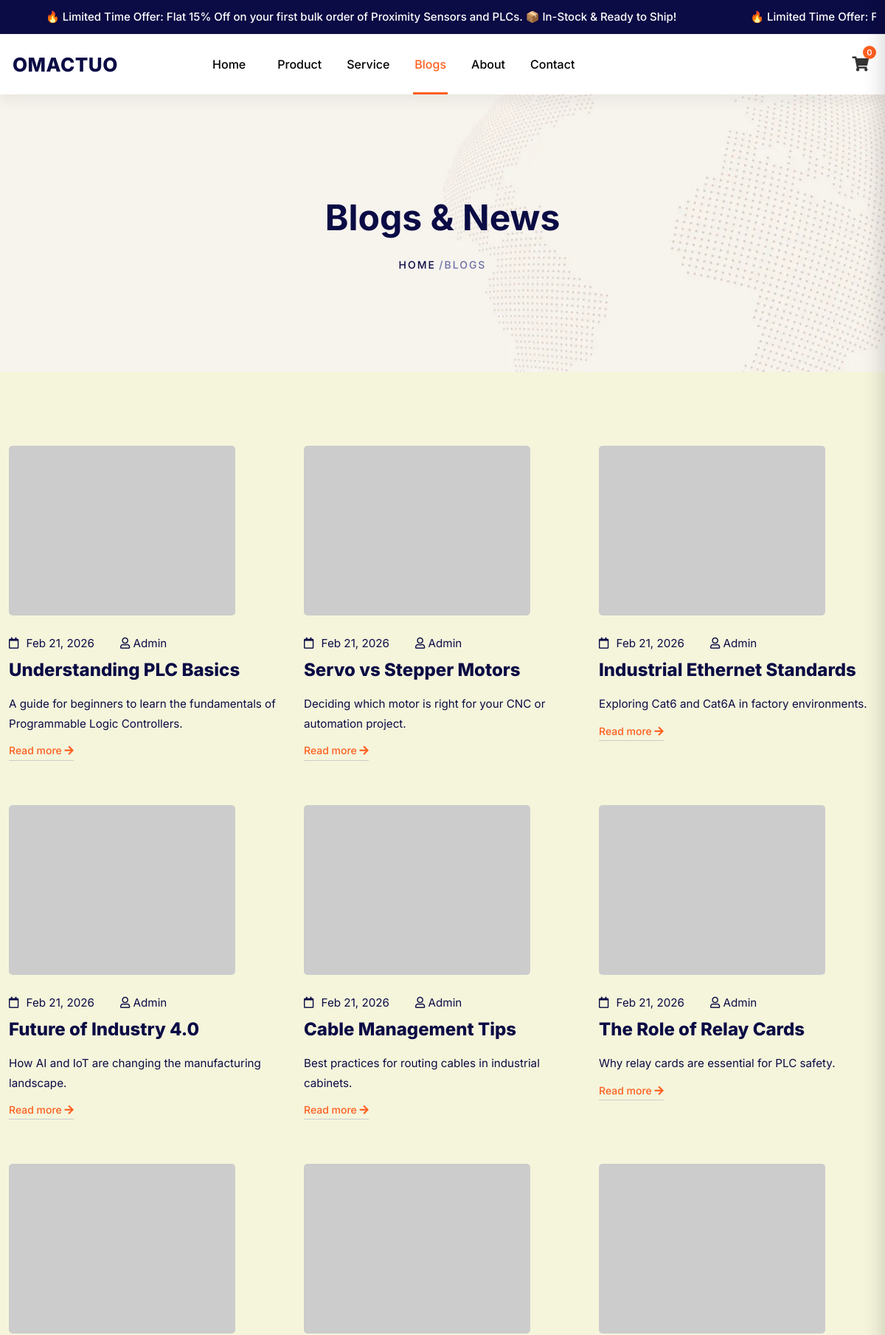
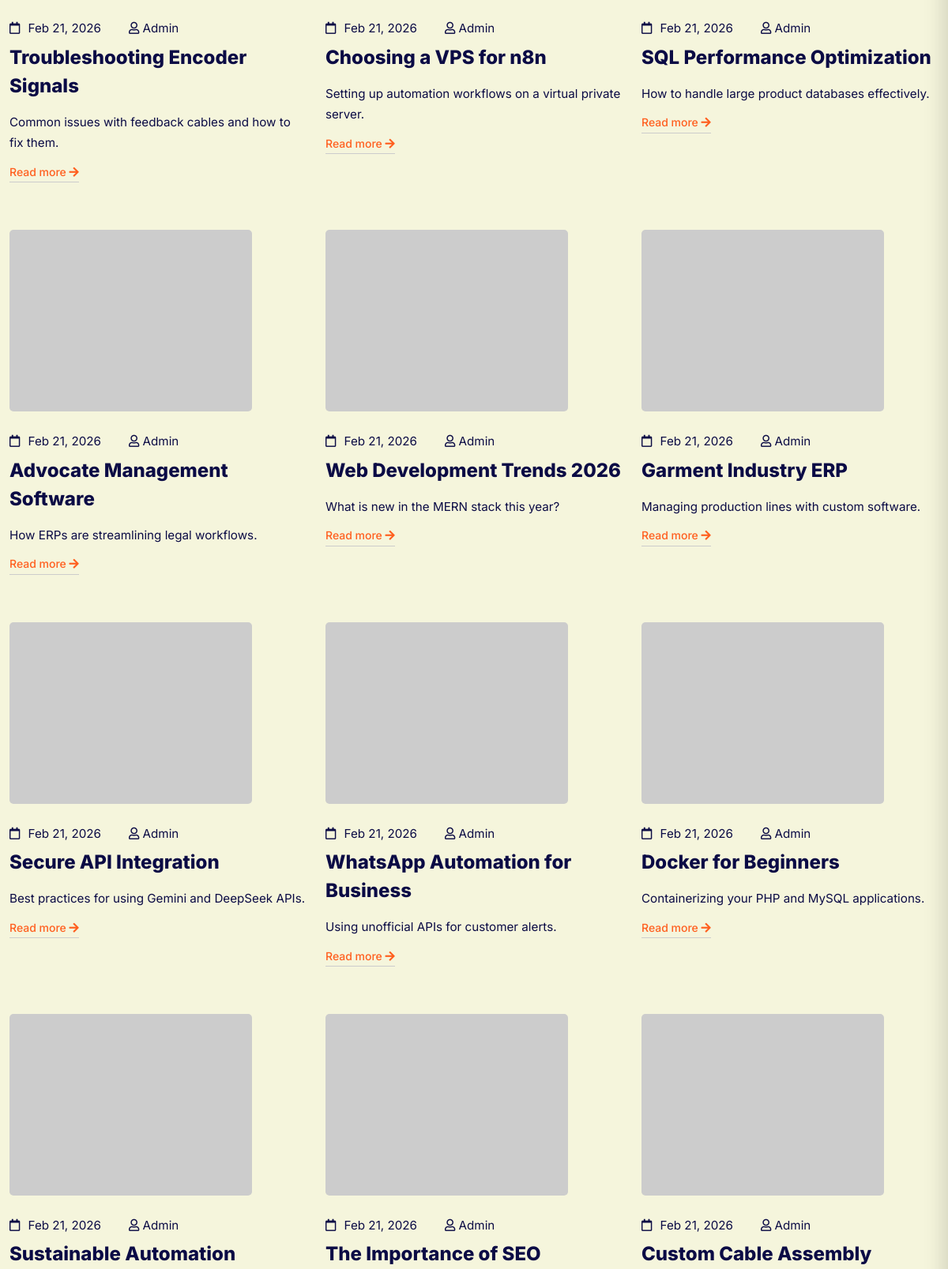
/blogs.php (upper part), run on the app's committed database (2 pictures, top to bottom).
### tables this page shows
CREATE TABLE `tag_line` (
  `id` int(11) NOT NULL DEFAULT 1,
  `content` text DEFAULT NULL
);

CREATE TABLE `blogs` (
  `id` int(11) NOT NULL,
  `title` varchar(255) NOT NULL,
  `short_description` text DEFAULT NULL,
  `description` longtext DEFAULT NULL,
  `image1` varchar(255) DEFAULT NULL,
  `image2` varchar(255) DEFAULT NULL,
  `image3` varchar(255) DEFAULT NULL,
  `image4` varchar(255) DEFAULT NULL,
  `author` varchar(100) DEFAULT 'Admin',
  `status` enum('active','inactive') DEFAULT 'active',
  `created_at` timestamp NOT NULL DEFAULT current_timestamp(),
  `updated_at` timestamp NOT NULL DEFAULT current_timestamp() ON UPDATE current_timestamp()
);

### blogs.php (the view, shortened to what this page needs)
<?php include 'includes/header.php'; ?>
<div class="breadcrumb-area">
    <div class="container">
        <div class="row">
            <div class="col-12">
                <div class="breadcrumb_box text-center">
                    <h2 class="breadcrumb-title">Blogs & News</h2>
                    <ul class="breadcrumb-list">
                        <li class="breadcrumb-item"><a href="index.php">Home</a></li>
                        <li class="breadcrumb-item active">Blogs</li>
                    </ul>
                </div>
            </div>
        </div>
    </div>
</div>
<div class="site-wrapper-reveal">
    <div class="blog-pages-wrapper section-space--ptb_100">
        <div class="container">
            <div class="row">
                <?php
                $blog_query = mysqli_query($con, "SELECT * FROM blogs WHERE status = 'active' ORDER BY created_at DESC");
                if(mysqli_num_rows($blog_query) > 0):
                    while($blog = mysqli_fetch_assoc($blog_query)):
                ?>
                <div class="col-lg-4 col-md-6 wow move-up mb-30">
                    <div class="single-blog-item blog-grid">
                        <div class="post-feature blog-thumbnail">
                            <a href="blog-details.php?id=<?php echo $blog['id']; ?>">
                                <img class="img-fluid" src="<?php echo !empty($blog['image1']) ? $blog['image1'] : 'assets/images/blog/blog-01-370x230.webp'; ?>" alt="<?php echo htmlspecialchars($blog['title']); ?>" style="height: 230px; width: 100%; object-fit: cover;">
                            </a>
                        </div>
                        <div class="post-info lg-blog-post-info">
                            <div class="post-meta">
                                <div class="post-date">
                                    <span class="far fa-calendar meta-icon"></span>
                                    <?php echo date('M d, Y', strtotime($blog['created_at'])); ?>
                                </div>
                                <div class="post-author" style="display: inline-block; margin-left: 15px;">
                                    <span class="far fa-user meta-icon"></span>
                                    <?php echo htmlspecialchars($blog['author']); ?>
                                </div>
                            </div>
                            <h5 class="post-title font-weight--bold">
                                <a href="blog-details.php?id=<?php echo $blog['id']; ?>"><?php echo htmlspecialchars($blog['title']); ?></a>
                            </h5>
                            <div class="post-excerpt mt-15">
                                <p><?php echo htmlspecialchars($blog['short_description']); ?></p>
                            </div>
                            <div class="btn-text">
                                <a href="blog-details.php?id=<?php echo $blog['id']; ?>">Read more <i class="ml-1 button-icon fas fa-arrow-right"></i></a>
                            </div>
                        </div>
                    </div>
                </div>
                <?php
                    endwhile;
                else:
                ?>
                <div class="col-12 text-center">
                    <h3>No blog posts found.</h3>
                </div>
                <?php endif; ?>
            </div>
        </div>
    </div>
</div>
<?php include 'includes/footer.php'; ?>

### includes/header.php (shortened to what this page needs)
<!DOCTYPE html>
<html class="no-js" lang="zxx" dir="ltr">
<head>
    <link rel="stylesheet" href="assets/css/vendor/bootstrap.min.css">
    <link rel="stylesheet" href="assets/css/vendor/fontawesome-all.min.css">
    <link rel="stylesheet" href="assets/css/plugins/swiper.min.css">
    <link rel="stylesheet" href="assets/css/plugins/animate-text.css">
    <link rel="stylesheet" href="assets/css/plugins/animate.min.css">
    <link rel="stylesheet" href="assets/css/plugins/lightgallery.min.css">
    <link rel="stylesheet" href="assets/css/style.css">
</head>
<body>
    <div class="header-area header-area--default" style="background-color: #FFFFFF;">
        <?php
        include 'conneaction.php';
        $tag_res = mysqli_query($con, "SELECT * FROM tag_line WHERE id = 1");
        $tag_data = mysqli_fetch_assoc($tag_res);
        $tag_content = isset($tag_data['content']) ? $tag_data['content'] : 'Now Hiring: Are you a driven and motivated 1st Line IT Support Engineer?';
        ?>
<div class="header-top-wrap border-bottom" style="background-color: #0B0B45;">
  <div class="container-fluid">
    <div class="row">
      <div class="col-lg-12">
<div class="marquee-wrapper">
    <div class="marquee-track">
        <div style="display: flex;">
            <p class="marquee-item"><?php echo $tag_content; ?></p>
            <p class="marquee-item"><?php echo $tag_content; ?></p>
        </div>
    </div>
</div>
      </div>
    </div>
  </div>
</div>
        <div class="header-bottom-wrap header-sticky">
            <div class="container-fluid">
                <div class="row">
                    <div class="col-lg-12">
                        <div class="header default-menu-style position-relative">
                            <div class="header__logo">
                               <a href="index.php" style="color: #0B0B45; font-size: 26px; font-weight: 800; text-decoration: none; letter-spacing: 0.5px; text-transform: uppercase;">
                       omactuo                                </a>
                            </div>
                            <div class="header-midle-box">
                                <div class="header-bottom-wrap d-md-block d-none">
                                    <div class="header-bottom-inner">
                                        <div class="header-bottom-left-wrap">
                                            <div class="header__navigation d-none d-xl-block">
                                                <nav class="navigation-menu primary--menu">
                                                    <ul>
                                                        <li><a href="index.php"><span>Home</span></a></li>
                                                        <li><a href="products.php"><span>Product</span></a>
                                                        </li>
                                                        <li><a href="services.php"><span>Service</span></a></li>
                                                        <li><a href="blogs.php"><span>Blogs</span></a></li>
                                                         <li><a href="about.php"><span>About</span></a></li>
                                                        <li><a href="contact-us.php"><span>Contact</span></a></li>
                                                    </ul>
                                                </nav>
                                            </div>
                                        </div>
                                    </div>
                                </div>
                            </div>
                            <div class="header-right-box">
                                <div class="header-right-inner" id="hidden-icon-wrapper">
                                    <div class="header-cart-icon" onclick="openCartSidebar()">
                                        <i class="fas fa-shopping-cart"></i>
                                        <span class="cart-count" id="cart-count">0</span>
                                    </div>
                                </div>
                            </div>
                        </div>
                    </div>
                </div>
            </div>
        </div>
    </div>

### includes/footer.php (shortened to what this page needs)
</body>
</html>

### includes/header.php (style rules this page uses)
.marquee-wrapper { width: 100%; overflow: hidden; background-color: #0B0B45; color: #FFFFFF; display: flex; }
.marquee-track { display: flex; width: max-content; animation: scroll-text 20s linear infinite; }
.marquee-item { padding: 10px 50px; margin: 0; font-size: 15px; font-weight: 500; white-space: nowrap; }
body { font-size: 95% !important; }
.header-cart-icon { position: relative; cursor: pointer; padding: 10px; color: #333; font-size: 20px; transition: color 0.3s ease; }
.cart-count { position: absolute; top: 2px; right: 0; background: #FF5F1F; color: #fff; font-size: 11px; font-weight: 600; width: 18px; height: 18px; border-radius: 50%; display: flex; align-items: center; justify-content: center; }
.navigation-menu > ul > li { position: static !important; }
.header-bottom-wrap { position: relative; }

### data on the page
tag_line: content "🔥 Limited Time Offer: Flat 15% Off on your first bulk order of Proximity Sensors and PLCs. 📦 In-Stock & Ready to Ship!", content "🔥 Limited Time Offer:…"
blogs: created_at "Feb 21, 2026", author "Admin", title "Understanding PLC Basics", short_description "A guide for beginners to learn the fundamentals of Programmable Logic Controllers."
blogs: created_at "Feb 21, 2026", author "Admin", title "Servo vs Stepper Motors", short_description "Deciding which motor is right for your CNC or automation project."
blogs: created_at "Feb 21, 2026", author "Admin", title "Industrial Ethernet Standards", short_description "Exploring Cat6 and Cat6A in factory environments."
blogs: created_at "Feb 21, 2026", author "Admin", title "Future of Industry 4.0", short_description "How AI and IoT are changing the manufacturing landscape."
blogs: created_at "Feb 21, 2026", author "Admin", title "Cable Management Tips", short_description "Best practices for routing cables in industrial cabinets."
blogs: created_at "Feb 21, 2026", author "Admin", title "The Role of Relay Cards", short_description "Why relay cards are essential for PLC safety."
blogs: created_at "Feb 21, 2026", author "Admin", title "Troubleshooting Encoder Signals", short_description "Common issues with feedback cables and how to fix them."
blogs: created_at "Feb 21, 2026", author "Admin", title "Choosing a VPS for n8n", short_description "Setting up automation workflows on a virtual private server."
blogs: created_at "Feb 21, 2026", author "Admin", title "SQL Performance Optimization", short_description "How to handle large product databases effectively."
blogs: created_at "Feb 21, 2026", author "Admin", title "Advocate Management Software", short_description "How ERPs are streamlining legal workflows."
blogs: created_at "Feb 21, 2026", author "Admin", title "Web Development Trends 2026", short_description "What is new in the MERN stack this year?"
blogs: created_at "Feb 21, 2026", author "Admin", title "Garment Industry ERP", short_description "Managing production lines with custom software."
blogs: created_at "Feb 21, 2026", author "Admin", title "Secure API Integration", short_description "Best practices for using Gemini and DeepSeek APIs."
blogs: created_at "Feb 21, 2026", author "Admin", title "WhatsApp Automation for Business", short_description "Using unofficial APIs for customer alerts."
blogs: created_at "Feb 21, 2026", author "Admin", title "Docker for Beginners", short_description "Containerizing your PHP and MySQL applications."
blogs: created_at "Feb 21, 2026", author "Admin", title "Sustainable Automation"
blogs: created_at "Feb 21, 2026", author "Admin", title "The Importance of SEO"
blogs: created_at "Feb 21, 2026", author "Admin", title "Custom Cable Assembly"
